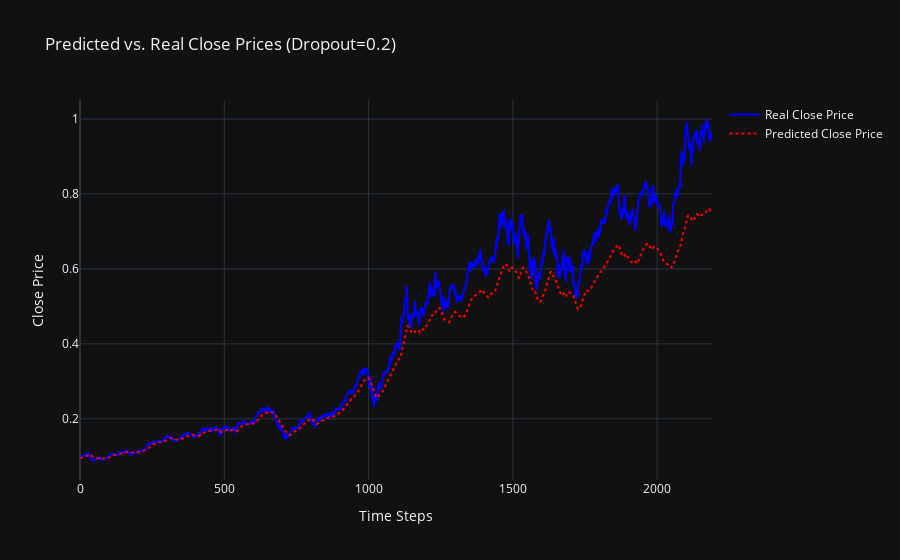

The notebook cell saved with this chart:
### Markdown cell above
- Here after running the final model we can see better results in the error rate .

### Code cell
# Evaluate the final model (dropout = 0.2) on the test data
model.eval()
with torch.no_grad():
    predicted_close_prices = []
    real_close_prices = []
    for inputs, targets in test_loader:
        inputs, targets = inputs.to(device), targets.to(device)  # Ensure tensors are on the same device
        outputs = model(inputs)  # Get model predictions
        predicted_close_prices.extend(outputs.squeeze().cpu().numpy())  # Detach predictions to CPU
        real_close_prices.extend(targets.cpu().numpy())  # Detach actual values to CPU

# Convert lists to numpy arrays
predicted_close_prices = np.array(predicted_close_prices)
real_close_prices = np.array(real_close_prices)

# Plot Predicted vs. Real Close Prices
fig = go.Figure()

# Add real close prices to the plot
fig.add_trace(go.Scatter(
    x=np.arange(len(real_close_prices)),
    y=real_close_prices,
    mode='lines',
    name='Real Close Price',
    line=dict(color='blue')
))

# Add predicted close prices to the plot
fig.add_trace(go.Scatter(
    x=np.arange(len(predicted_close_prices)),
    y=predicted_close_prices,
    mode='lines',
    name='Predicted Close Price',
    line=dict(color='red', dash='dot')
))

# Customize the layout
fig.update_layout(
    title='Predicted vs. Real Close Prices (Dropout=0.2)',
    xaxis_title='Time Steps',
    yaxis_title='Close Price',
    template='plotly_dark',
    showlegend=True
)

# Show the final plot
fig.show()

### Figure 1 — Plotly figure (JSON) as saved in the notebook; plotly's stock layout.template omitted (floating-point values rounded to 4 significant figures; data arrays with more than 128 entries replaced by an {"elided": "..."} marker saying what was removed)
{"data": [{"line": {"color": "blue"}, "mode": "lines", "name": "Real Close Price", "type": "scatter", "x": {"elided": "2191 int values"}, "y": {"elided": "2191 float values"}}, {"line": {"color": "red", "dash": "dot"}, "mode": "lines", "name": "Predicted Close Price", "type": "scatter", "x": {"elided": "2191 int values"}, "y": {"elided": "2191 float values"}}], "layout": {"showlegend": true, "title": {"text": "Predicted vs. Real Close Prices (Dropout=0.2)"}, "xaxis": {"title": {"text": "Time Steps"}}, "yaxis": {"title": {"text": "Close Price"}}}}
